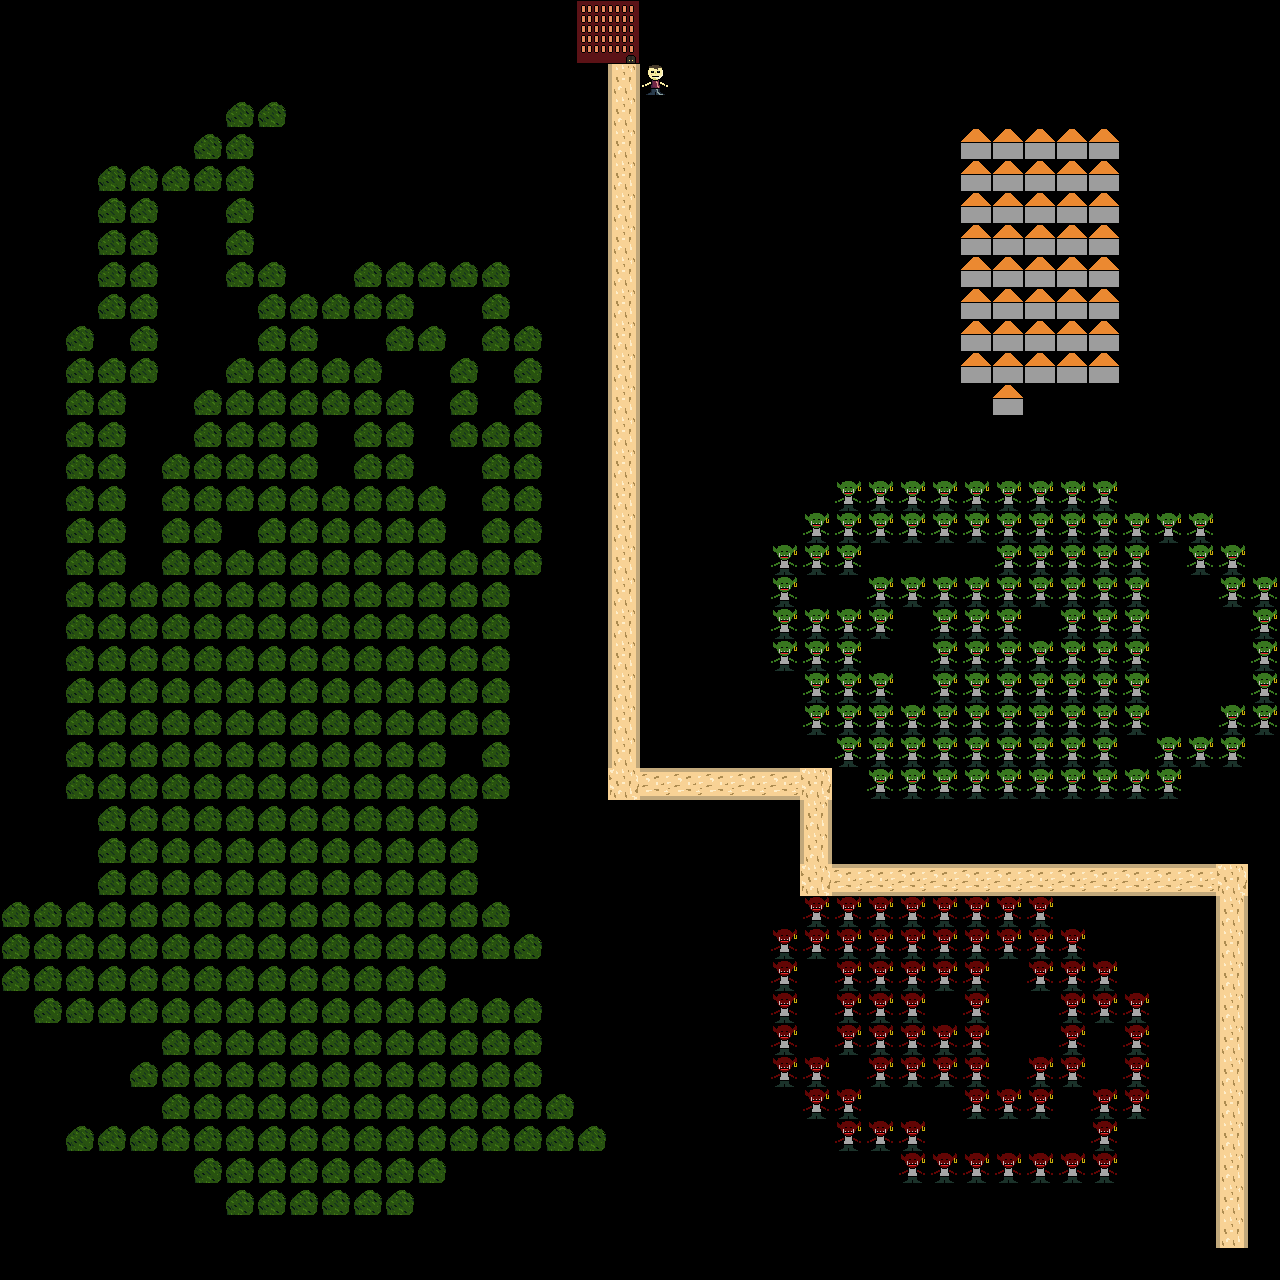

A level layout from a 2D game, rendered from its tile map. Below: a short description, then the map file with its tile-grid data intact:
An orthogonal 40x40 tile map with 32x32 px tiles, 1 tile layer (Tile Layer 1).

<map version="1.2" tiledversion="1.3.2" orientation="orthogonal" renderorder="right-down" compressionlevel="-1" width="40" height="40" tilewidth="32" tileheight="32" infinite="0" nextlayerid="2" nextobjectid="1">
 <tileset firstgid="1" source="../Textures/TiledTest/tileset_test1.tsx" />
 <layer id="1" name="Tile Layer 1" width="40" height="40">
  <data encoding="csv">
0,0,0,0,0,0,0,0,0,0,0,0,0,0,0,0,0,0,0,0,0,0,0,0,0,0,0,0,0,0,0,0,0,0,0,0,0,0,0,0,
0,0,0,0,0,0,0,0,0,0,0,0,0,0,0,0,0,0,1,0,0,0,0,0,0,0,0,0,0,0,0,0,0,0,0,0,0,0,0,0,
0,0,0,0,0,0,0,0,0,0,0,0,0,0,0,0,0,0,0,6,10,0,0,0,0,0,0,0,0,0,0,0,0,0,0,0,0,0,0,0,
0,0,0,0,0,0,0,2,2,0,0,0,0,0,0,0,0,0,0,6,0,0,0,0,0,0,0,0,0,0,0,0,0,0,0,0,0,0,0,0,
0,0,0,0,0,0,2,2,0,0,0,0,0,0,0,0,0,0,0,6,0,0,0,0,0,0,0,0,0,0,3,3,3,3,3,0,0,0,0,0,
0,0,0,2,2,2,2,2,0,0,0,0,0,0,0,0,0,0,0,6,0,0,0,0,0,0,0,0,0,0,3,3,3,3,3,0,0,0,0,0,
0,0,0,2,2,0,0,2,0,0,0,0,0,0,0,0,0,0,0,6,0,0,0,0,0,0,0,0,0,0,3,3,3,3,3,0,0,0,0,0,
0,0,0,2,2,0,0,2,0,0,0,0,0,0,0,0,0,0,0,6,0,0,0,0,0,0,0,0,0,0,3,3,3,3,3,0,0,0,0,0,
0,0,0,2,2,0,0,2,2,0,0,2,2,2,2,2,0,0,0,6,0,0,0,0,0,0,0,0,0,0,3,3,3,3,3,0,0,0,0,0,
0,0,0,2,2,0,0,0,2,2,2,2,2,0,0,2,0,0,0,6,0,0,0,0,0,0,0,0,0,0,3,3,3,3,3,0,0,0,0,0,
0,0,2,0,2,0,0,0,2,2,0,0,2,2,0,2,2,0,0,6,0,0,0,0,0,0,0,0,0,0,3,3,3,3,3,0,0,0,0,0,
0,0,2,2,2,0,0,2,2,2,2,2,0,0,2,0,2,0,0,6,0,0,0,0,0,0,0,0,0,0,3,3,3,3,3,0,0,0,0,0,
0,0,2,2,0,0,2,2,2,2,2,2,2,0,2,0,2,0,0,6,0,0,0,0,0,0,0,0,0,0,0,3,0,0,0,0,0,0,0,0,
0,0,2,2,0,0,2,2,2,2,0,2,2,0,2,2,2,0,0,6,0,0,0,0,0,0,0,0,0,0,0,0,0,0,0,0,0,0,0,0,
0,0,2,2,0,2,2,2,2,2,0,2,2,0,0,2,2,0,0,6,0,0,0,0,0,0,0,0,0,0,0,0,0,0,0,0,0,0,0,0,
0,0,2,2,0,2,2,2,2,2,2,2,2,2,0,2,2,0,0,6,0,0,0,0,0,0,5,5,5,5,5,5,5,5,5,0,0,0,0,0,
0,0,2,2,0,2,2,0,2,2,2,2,2,2,0,2,2,0,0,6,0,0,0,0,0,5,5,5,5,5,5,5,5,5,5,5,5,5,0,0,
0,0,2,2,0,2,2,2,2,2,2,2,2,2,2,2,2,0,0,6,0,0,0,0,5,5,5,0,0,0,0,5,5,5,5,5,0,5,5,0,
0,0,2,2,2,2,2,2,2,2,2,2,2,2,2,2,0,0,0,6,0,0,0,0,5,0,0,5,5,5,5,5,5,5,5,5,0,0,5,5,
0,0,2,2,2,2,2,2,2,2,2,2,2,2,2,2,0,0,0,6,0,0,0,0,5,5,5,5,0,5,5,5,0,5,5,5,0,0,0,5,
0,0,2,2,2,2,2,2,2,2,2,2,2,2,2,2,0,0,0,6,0,0,0,0,5,5,5,0,0,5,5,5,5,5,5,5,0,0,0,5,
0,0,2,2,2,2,2,2,2,2,2,2,2,2,2,2,0,0,0,6,0,0,0,0,0,5,5,5,0,5,5,5,5,5,5,5,0,0,0,5,
0,0,2,2,2,2,2,2,2,2,2,2,2,2,2,2,0,0,0,6,0,0,0,0,0,5,5,5,5,5,5,5,5,5,5,5,0,0,5,5,
0,0,2,2,2,2,2,2,2,2,2,2,2,2,0,2,0,0,0,6,0,0,0,0,0,0,5,5,5,5,5,5,5,5,5,0,5,5,5,0,
0,0,2,2,2,2,2,2,2,2,2,2,2,2,2,2,0,0,0,8,7,7,7,7,7,8,0,5,5,5,5,5,5,5,5,5,5,0,0,0,
0,0,0,2,2,2,2,2,2,2,2,2,2,2,2,0,0,0,0,0,0,0,0,0,0,6,0,0,0,0,0,0,0,0,0,0,0,0,0,0,
0,0,0,2,2,2,2,2,2,2,2,2,2,2,2,0,0,0,0,0,0,0,0,0,0,6,0,0,0,0,0,0,0,0,0,0,0,0,0,0,
0,0,0,2,2,2,2,2,2,2,2,2,2,2,2,0,0,0,0,0,0,0,0,0,0,8,7,7,7,7,7,7,7,7,7,7,7,7,8,0,
2,2,2,2,2,2,2,2,2,2,2,2,2,2,2,2,0,0,0,0,0,0,0,0,0,9,9,9,9,9,9,9,9,0,0,0,0,0,6,0,
2,2,2,2,2,2,2,2,2,2,2,2,2,2,2,2,2,0,0,0,0,0,0,0,9,9,9,9,9,9,9,9,9,9,0,0,0,0,6,0,
2,2,2,2,2,2,2,2,2,2,2,2,2,2,0,0,0,0,0,0,0,0,0,0,9,0,9,9,9,9,9,0,9,9,9,0,0,0,6,0,
0,2,2,2,2,2,2,2,2,2,2,2,2,2,2,2,2,0,0,0,0,0,0,0,9,0,9,9,9,0,9,0,0,9,9,9,0,0,6,0,
0,0,0,0,0,2,2,2,2,2,2,2,2,2,2,2,2,0,0,0,0,0,0,0,9,0,9,9,9,9,9,0,0,9,0,9,0,0,6,0,
0,0,0,0,2,2,2,2,2,2,2,2,2,2,2,2,2,0,0,0,0,0,0,0,9,9,0,9,9,9,9,0,9,9,0,9,0,0,6,0,
0,0,0,0,0,2,2,2,2,2,2,2,2,2,2,2,2,2,0,0,0,0,0,0,0,9,9,0,0,0,9,9,9,0,9,9,0,0,6,0,
0,0,2,2,2,2,2,2,2,2,2,2,2,2,2,2,2,2,2,0,0,0,0,0,0,0,9,9,9,0,0,0,0,0,9,0,0,0,6,0,
0,0,0,0,0,0,2,2,2,2,2,2,2,2,0,0,0,0,0,0,0,0,0,0,0,0,0,0,9,9,9,9,9,9,9,0,0,0,6,0,
0,0,0,0,0,0,0,2,2,2,2,2,2,0,0,0,0,0,0,0,0,0,0,0,0,0,0,0,0,0,0,0,0,0,0,0,0,0,6,0,
0,0,0,0,0,0,0,0,0,0,0,0,0,0,0,0,0,0,0,0,0,0,0,0,0,0,0,0,0,0,0,0,0,0,0,0,0,0,6,0,
0,0,0,0,0,0,0,0,0,0,0,0,0,0,0,0,0,0,0,0,0,0,0,0,0,0,0,0,0,0,0,0,0,0,0,0,0,0,0,0
</data>
 </layer>
</map>
